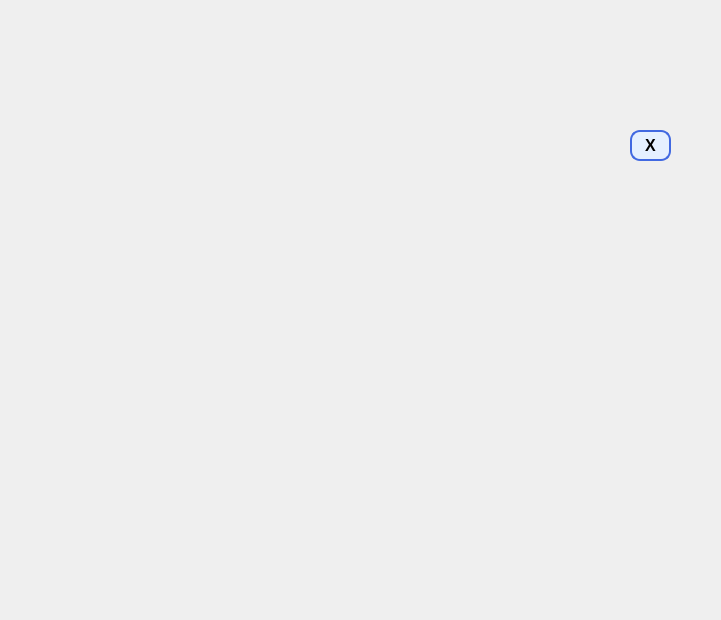
<?xml version="1.0" encoding="UTF-8"?>
<ui version="4.0">
 <class>Form</class>
 <widget class="QWidget" name="Form">
  <property name="geometry">
   <rect>
    <x>0</x>
    <y>0</y>
    <width>721</width>
    <height>620</height>
   </rect>
  </property>
  <property name="windowTitle">
   <string>Form</string>
  </property>
  <widget class="QWidget" name="widget" native="true">
   <property name="geometry">
    <rect>
     <x>0</x>
     <y>0</y>
     <width>711</width>
     <height>611</height>
    </rect>
   </property>
   <widget class="QLabel" name="label">
    <property name="geometry">
     <rect>
      <x>0</x>
      <y>10</y>
      <width>711</width>
      <height>571</height>
     </rect>
    </property>
    <property name="styleSheet">
     <string notr="true">border-image: url(:/imgaes/people.png);</string>
    </property>
    <property name="text">
     <string/>
    </property>
   </widget>
   <widget class="QPushButton" name="pushButton">
    <property name="geometry">
     <rect>
      <x>630</x>
      <y>130</y>
      <width>41</width>
      <height>31</height>
     </rect>
    </property>
    <property name="font">
     <font>
      <pointsize>12</pointsize>
      <weight>75</weight>
      <bold>true</bold>
     </font>
    </property>
    <property name="styleSheet">
     <string notr="true">QPushButton{
	background-color: #e5f0ff;
	border: 2px solid #4169e1;
	border-radius: 10px;
	border-width: 2px;
	selection-background-color: qlineargradient(x1: 0, y1: 0, x2: 0.5, y2: 0.5, 
    stop: 0 #FF92BB, stop: 1 white);
}

QPushButton:hover{
	background-color: qlineargradient(spread:pad, x1:0, y1:0, x2:1, y2:0, stop:0.142045 rgba(172, 167, 255, 255), stop:1 rgba(135, 215, 255, 255))
}

QPushButton:pressed{
	background-color: qlineargradient(spread:pad, x1:0, y1:0, x2:1, y2:0, stop:0.142045 rgba(196, 192, 255, 255), stop:1 rgba(162, 224, 255, 255))
}</string>
    </property>
    <property name="text">
     <string>X</string>
    </property>
   </widget>
  </widget>
 </widget>
 <resources>
  <include location="../img/res.qrc"/>
 </resources>
 <connections/>
</ui>
